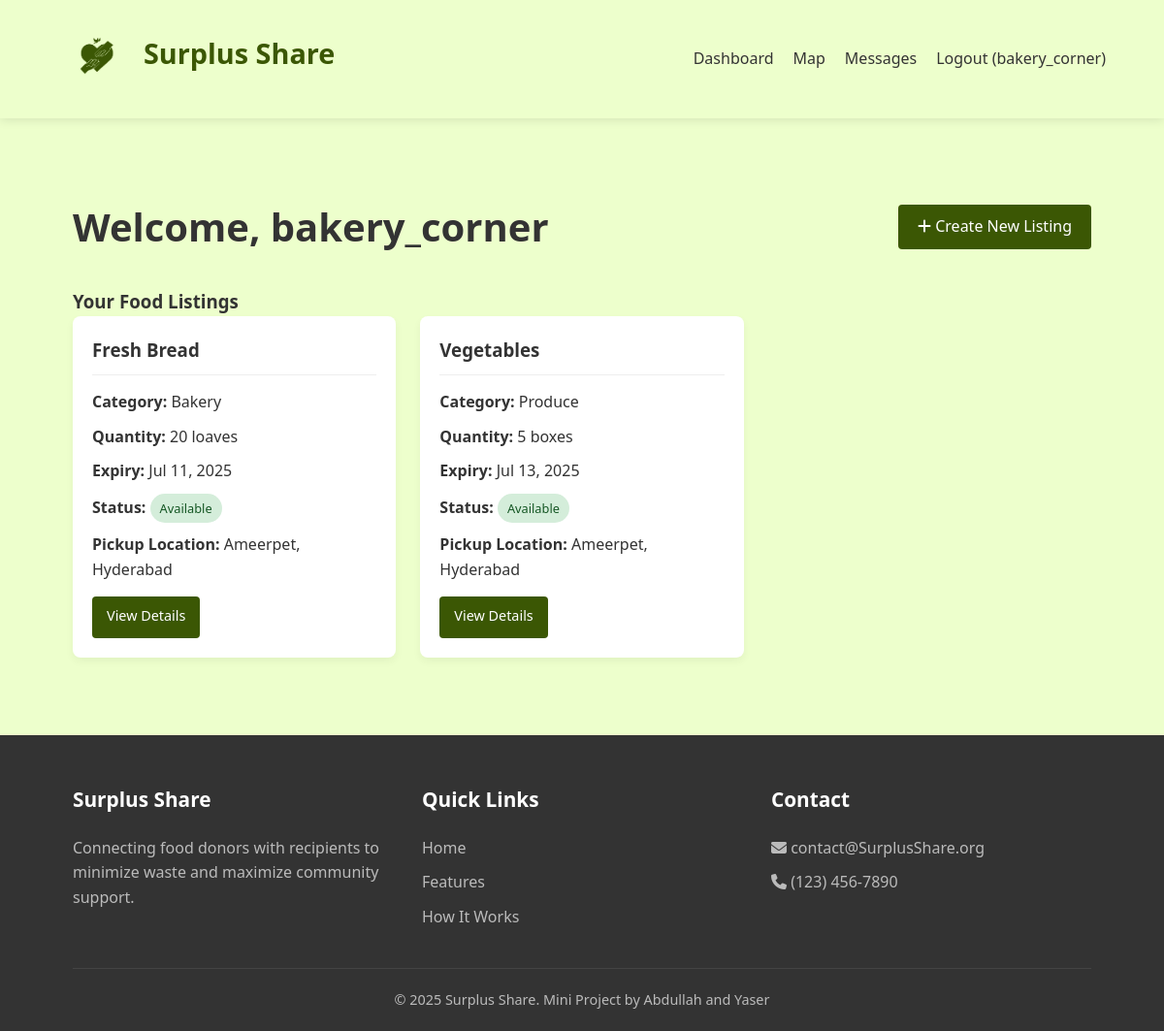
The page /dashboard (signed in) on the database its author committed.
### app.py (models this page shows, shortened)
class User(db.Model):
    id = db.Column(db.Integer, primary_key=True)
    username = db.Column(db.String(80), unique=True, nullable=False)
    email = db.Column(db.String(120), unique=True, nullable=False)
    password = db.Column(db.String(200), nullable=False)
    role = db.Column(db.String(20), nullable=False)  # donor, recipient, charity
    organization = db.Column(db.String(100), nullable=True)
    address = db.Column(db.String(200), nullable=False)
    latitude = db.Column(db.Float, nullable=True)
    longitude = db.Column(db.Float, nullable=True)
    created_at = db.Column(db.DateTime, default=datetime.utcnow)

class FoodListing(db.Model):
    id = db.Column(db.Integer, primary_key=True)
    title = db.Column(db.String(100), nullable=False)
    description = db.Column(db.Text, nullable=False)
    quantity = db.Column(db.String(50), nullable=False)
    category = db.Column(db.String(50), nullable=False)
    expiry_date = db.Column(db.DateTime, nullable=False)
    status = db.Column(db.String(20), default='available')
    donor_id = db.Column(db.Integer, db.ForeignKey('user.id'), nullable=False)
    created_at = db.Column(db.DateTime, default=datetime.utcnow)
    pickup_location = db.Column(db.String(200), nullable=False)
    latitude = db.Column(db.Float, nullable=True)
    longitude = db.Column(db.Float, nullable=True)
    donor = db.relationship('User', backref=db.backref('listings', lazy=True))

### app.py (the view, shortened to what this page needs)
@app.route('/dashboard')
def dashboard():
    if 'user_id' not in session:
        flash('Please login to access this page', 'warning')
        return redirect(url_for('login'))
    user = User.query.get(session['user_id'])
    if user.role == 'donor':
        listings = FoodListing.query.filter_by(donor_id=user.id).all()
        return render_template('dashboard_donor.html', user=user, listings=listings)

### templates/dashboard_donor.html (shortened to what this page needs)
{% extends "base.html" %} {% block content %}
<section class="dashboard" style="background: #edffcc">
  <div class="container">
    <div class="dashboard-header">
      <h2>Welcome, {{ user.username }}</h2>
      <a href="{{ url_for('create_listing') }}" class="btn btn-primary">
        <i class="fas fa-plus"></i> Create New Listing
      </a>
    </div>
    <h3>Your Food Listings</h3>
    {% if listings %}
    <div class="card-grid">
      {% for listing in listings %}
      <div class="card">
        <h3>{{ listing.title }}</h3>
        <p><strong>Category:</strong> {{ listing.category }}</p>
        <p><strong>Quantity:</strong> {{ listing.quantity }}</p>
        <p>
          <strong>Expiry:</strong> {{ listing.expiry_date.strftime('%b %d, %Y')
          }}
        </p>
        <p>
          <strong>Status:</strong>
          <span class="status {{ listing.status }}"
            >{{ listing.status|capitalize }}</span
          >
        </p>
        <p><strong>Pickup Location:</strong> {{ listing.pickup_location }}</p>
        <div class="action-buttons">
          <a
            href="{{ url_for('listing_detail', listing_id=listing.id) }}"
            class="btn btn-sm btn-primary"
          >
            View Details
          </a>
          <a
            href="{{ url_for('manage_requests') }}"
            class="btn btn-sm btn-secondary"
          >
          </a>
        </div>
      </div>
      {% endfor %}
    </div>
    {% endif %}
  </div>
</section>
{% endblock %}

### templates/base.html (shortened to what this page needs)
<!DOCTYPE html>
<html lang="en">
  <head>
    <link
      rel="stylesheet"
      href="{{ url_for('static', filename='css/style.css') }}"
    />
    <link
      rel="stylesheet"
      href="{{ url_for('static', filename='css/map.css') }}"
    />
    <link
      rel="stylesheet"
      href="https://cdnjs.cloudflare.com/ajax/libs/font-awesome/6.4.0/css/all.min.css"
    />
    <link
      rel="stylesheet"
      href="https://unpkg.com/leaflet@1.9.4/dist/leaflet.css"
    />
  </head>
  <body>
    <header>
      <div class="container">
        <div class="logo">
          <a href="{{ url_for('index') }}">
            <img
              src="{{ url_for('static', filename='img/2.png') }}"
              alt="Surplus Share Logo"
              class="logo-img"
            />
            <span class="logo-text">Surplus Share</span>
          </a>
        </div>
        <nav>
          <ul>
            {% if 'user_id' in session %}
            <li><a href="{{ url_for('dashboard') }}">Dashboard</a></li>
            <li><a href="{{ url_for('map_view') }}">Map</a></li>
            <li><a href="{{ url_for('messages') }}">Messages</a></li>
            <li>
              <a href="{{ url_for('logout') }}"
                >Logout ({{ session['username'] }})</a
              >
            </li>
            {% endif %}
          </ul>
        </nav>
      </div>
    </header>
    <main>
       {% block content %}{% endblock %}
    </main>
    <footer>
      <div class="container">
        <div class="footer-content">
          <div class="footer-section">
            <h3>Surplus Share</h3>
            <p>
              Connecting food donors with recipients to minimize waste and
              maximize community support.
            </p>
          </div>
          <div class="footer-section">
            <h3>Quick Links</h3>
            <ul>
              <li><a href="{{ url_for('index') }}">Home</a></li>
              <li><a href="#features">Features</a></li>
              <li><a href="#how-it-works">How It Works</a></li>
            </ul>
          </div>
          <div class="footer-section">
            <h3>Contact</h3>
            <p><i class="fas fa-envelope"></i> contact@SurplusShare.org</p>
            <p><i class="fas fa-phone"></i> (123) 456-7890</p>
          </div>
        </div>
        <div class="footer-bottom">
          <p>&copy; 2025 Surplus Share. Mini Project by Abdullah and Yaser</p>
        </div>
      </div>
    </footer>
  </body>
</html>

### static/css/style.css (style rules this page uses)
:root { --primary: #3b5704; --primary-dark: #388E3C; --secondary: #FFC107; --dark: #333; --light: #f8f9fa; --gray: #6c757d; --danger: #dc3545; --success: #28a745; --warning: #ffc107; --info: #17a2b8; }
* { margin: 0; padding: 0; box-sizing: border-box; font-family: 'Segoe UI', Tahoma, Geneva, Verdana, sans-serif; }
body { background-color: #f5f5f5; color: #333; line-height: 1.6; }
.container { width: 90%; max-width: 1200px; margin: 0 auto; padding: 0 15px; }
header { background-color: #edffcc; box-shadow: 0 2px 10px rgba(0, 0, 0, 0.1); position: sticky; top: 0; z-index: 1000; }
header .container { display: flex; justify-content: space-between; align-items: center; padding: 15px 0; }
.logo { font-size: 1.8rem; font-weight: bold; color: var(--primary); }
nav ul { display: flex; list-style: none; }
nav ul li { margin-left: 20px; }
nav ul li a { text-decoration: none; color: var(--dark); font-weight: 500; transition: color 0.3s; }
.btn { display: inline-block; padding: 10px 20px; background-color: var(--primary); color: white; border-radius: 4px; text-decoration: none; font-weight: 500; transition: background-color 0.3s; }
.logo a { display: inline-flex; align-items: center; text-decoration: none; color: var(--primary); font-size: 1.8rem; font-weight: bold; }
.logo-img { height: 80px; width: 80px; margin-right: 8px; }
.logo-text { color: #3b5704; display: inline-block; vertical-align: middle; }
.btn-primary { background-color: var(--primary); }
.btn-secondary { background-color: transparent; border: 2px solid white; }
section { padding: 80px 0; }
h2 { text-align: center; margin-bottom: 50px; font-size: 2.5rem; color: var(--dark); }
.dashboard { max-width: 1200px; margin: 0 auto; }
.dashboard-header { display: flex; justify-content: space-between; align-items: center; margin-bottom: 30px; }
.dashboard-header h2 { text-align: left; margin-bottom: 0; }
.card-grid { display: grid; grid-template-columns: repeat(auto-fill, minmax(300px, 1fr)); gap: 25px; }
.card { background: white; border-radius: 8px; box-shadow: 0 4px 8px rgba(0, 0, 0, 0.05); padding: 20px; transition: transform 0.3s; }
.card h3 { margin-bottom: 15px; padding-bottom: 10px; border-bottom: 1px solid #eee; }
.card p { margin-bottom: 10px; }
.card .status { display: inline-block; padding: 5px 10px; border-radius: 20px; font-size: 0.8rem; font-weight: 500; }
.status.available { background-color: #d4edda; color: #155724; }
.action-buttons { display: flex; gap: 10px; margin-top: 15px; }
.btn-sm { padding: 8px 15px; font-size: 0.9rem; }
footer { background-color: #333; color: white; padding: 50px 0 20px; }
.footer-content { display: grid; grid-template-columns: repeat(auto-fit, minmax(200px, 1fr)); gap: 30px; margin-bottom: 30px; }
.footer-section h3 { margin-bottom: 20px; font-size: 1.3rem; }
.footer-section p, .footer-section li { margin-bottom: 10px; color: #bbb; }
.footer-section a { color: #bbb; text-decoration: none; }
.footer-section ul { list-style: none; }
.footer-bottom { text-align: center; padding-top: 20px; border-top: 1px solid #444; color: #bbb; font-size: 0.9rem; }

### rows shown on the page
User: username "bakery_corner"
FoodListing: title "Fresh Bread", category "Bakery", quantity "20 loaves", expiry_date "Jul 11, 2025", status "Available", pickup_location "Ameerpet, Hyderabad"
FoodListing: title "Vegetables", category "Produce", quantity "5 boxes", expiry_date "Jul 13, 2025", status "Available", pickup_location "Ameerpet, Hyderabad"
